Frame 1 (no input): blank canvas, image omitted
Frame 60 (the mouse pressed at the canvas centre just before this capture): blank canvas, image omitted
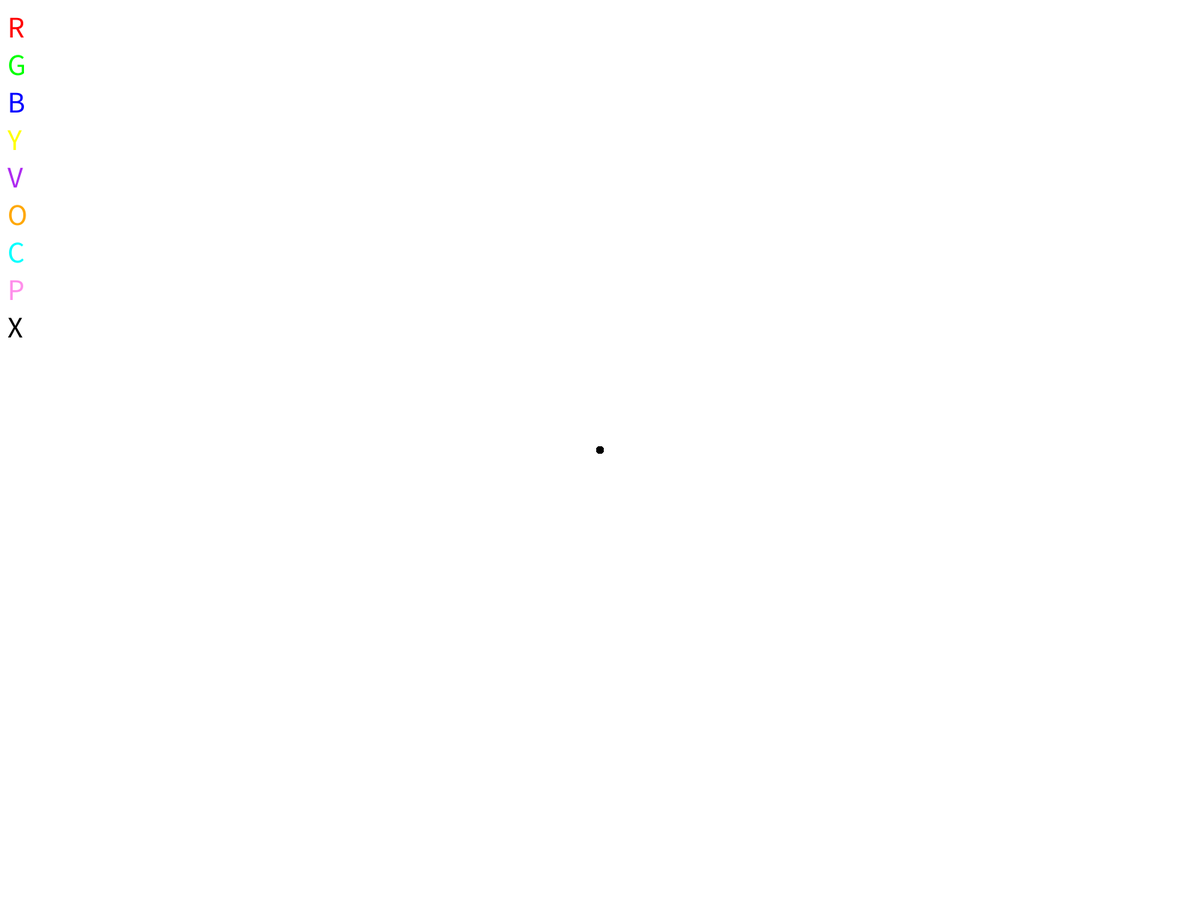
Frame 120 (the mouse held since frame 60 and released just before this capture)

The Processing sketch whose frames 1 and 60 were blank and that drew this single picture after the mouse press (run headless with seeded random() and noise(); from frame 60 on, the mouse is pressed at the canvas centre):

// Processing sketch: Drawing_app
// ── Drawing_app.pde
//global variables go here
int drawMode=1;
//draw modes will be:
//1=ellipse
//2=rectangle
float brushSize = 10;

void setup(){
  fullScreen();
  background(255);
  noStroke();
  rectMode(CENTER);
  frameRate(120);
  textSize(40);
  
    
  //color hint - color of letter corresponds to key to press for color
fill(255,0,0);
  text("R",10,50);//red
  fill(0,255,0);
  text("G",10,100);//green
  fill(0,0,255);
  text("B",10,150);//blue
  fill(255,255,0);
  text("Y",10,200);//yellow
  fill(173,41,240);
  text("V",10,250);//violet
  fill(255,167,3);
  text("O",10,300);//orange
  fill(0,255,255);
  text("C",10,350);//cyan
  fill(255,142,234);
  text("P",10,400);//pink
  fill(0);
  text("X",10,450);//black
  }

void draw(){

  if (mousePressed) {
 //what drawmode are we in?
 if (drawMode == 1) {ellipse (mouseX,mouseY,brushSize,brushSize);}
 if (drawMode == 2) {rect(mouseX,mouseY,brushSize,brushSize);}
  }
}

//handles keyboard input
void keyPressed() {

  if(key == '!') {drawMode=1;} //Shift+1 draws circle
  if(key == '@') {drawMode=2;} //Shift+2 draws rectangle
//colors  
if(key =='r') {fill(255,0,0);} //red
    if(key =='g') {fill(0,255,0);} //green
    if(key =='b') {fill(0,0,255);} //blue
    if(key == 'w') {fill(255);} //white
    if(key == 'y') {fill(255,255,0);} //yellow
    if(key == 'v') {fill(173,41,240);} //violet
    if(key == 'o') {fill(255,167,3);} //orange
    if(key == 'c') {fill(0,255,255);} //cyan
    if(key == 'p') {fill(255,142,234);} //pink
    if(key =='x') {fill(0);} //black
    
    if(keyCode == BACKSPACE) {setup();} //erase
    
  if(key =='1') {brushSize=10;}
  if(key =='2') {brushSize=20;}
  if(key =='3') {brushSize=30;}
  if(key =='4') {brushSize=40;}
  if(key =='5') {brushSize=50;}
  if(key =='6') {brushSize=60;}
  if(key =='7') {brushSize=70;}
  if(key =='8') {brushSize=80;}
  if(key =='9') {brushSize=90;}
}
